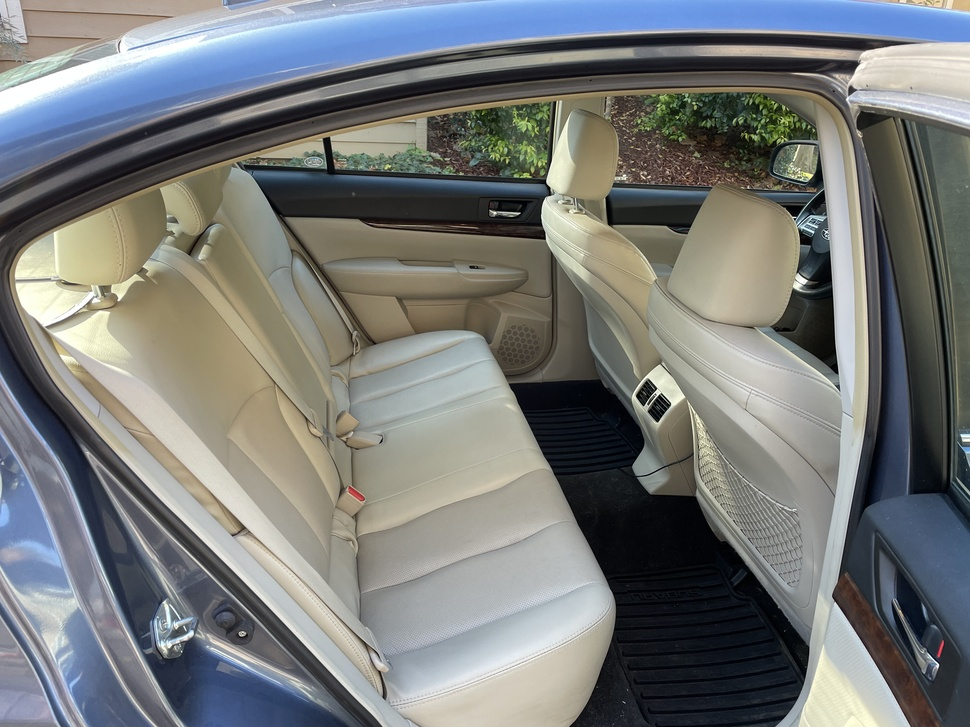
#> input picture data/IMG_0539.JPG, 970 x 727 px, shrunk from 4032 x 3024 before the run
$ python cluster.py
#> lines starting #> are read from the running program, lines starting #| are printed output that depends on the picture
#%% [Markdown]
### Title
# Color Clustering Image Demo
# Author: Micah Webb
#%%
import cv2
import pandas as pd
import numpy as np
import matplotlib.pyplot as plt

im = cv2.imread("./data/IMG_0539.JPG")
#> im is the input picture: shape (727, 970, 3); mean B, G, R 120.3, 121.3, 118.7

subimage = im #[0:100][0:100] # Use smaller image if debugging

sub_shape = subimage.shape
#> sub_shape = (727, 970, 3)
print(sub_shape)
#| (727, 970, 3)
plt.imshow(im)

#%%

# Reshape to an array with 3 cols
# Then load into dataframe
df = pd.DataFrame(subimage.reshape(-1,3))
#> df = table of 705190 rows and 3 columns
df.columns = ['R', 'G', 'B']

#%%

#Remove Correlations from the data.
from sklearn.decomposition import FactorAnalysis
X = df[['R','G','B']]
#> X = table of 705190 rows and 3 columns

fac = FactorAnalysis(n_components=2,rotation='varimax')
out = fac.fit_transform(X)
#> out = 705190 pairs, first value -2.3 to 3.14, second value -3.11 to 2.28

#New DataFrame with 2 cols
df_out = pd.DataFrame(out)
#> df_out = table of 705190 rows and 2 columns
df_out.columns = ['f1', 'f2']
df_out.plot(kind='hexbin',x='f1', y='f2', bins='log')
#%%

# Clustering Data
from sklearn.cluster import DBSCAN, OPTICS, AgglomerativeClustering, MiniBatchKMeans
import numpy as np

X_out = df_out[['f1','f2']].values
#> X_out has the same summary as out
print('clustering')
#clust = AgglomerativeClustering(n_clusters=2)
clust = MiniBatchKMeans(n_clusters=3)
#clust = OPTICS(min_samples=50, min_cluster_size=0.05, cluster_method='dbscan', eps=0.5, n_jobs=-1)
clust.fit(X_out)

#clust = DBSCAN(eps=0.5, min_samples=10).fit(X_out)
print('finished')
print(clust.labels_)

df_out['Labels'] = clust.labels_
#%%
import seaborn as sns
cmap = sns.color_palette("hls",3)

sns.scatterplot(data=df_out.sample(n=500), x='f1', y='f2', hue='Labels',palette=cmap)
plt.show()
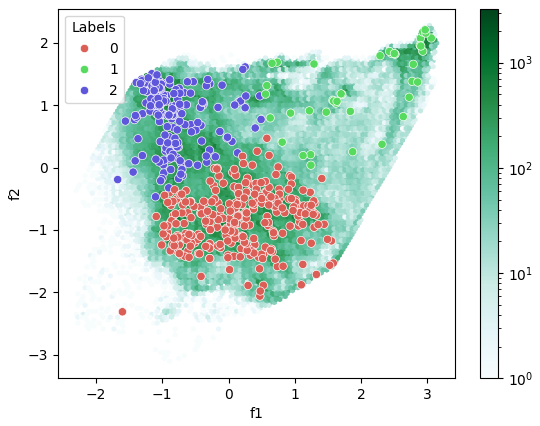
#> figure drawn by matplotlib, 2 panels
#%%
# Plot the Original vs Clustered Image.
out_image = df_out['Labels'].values.reshape(sub_shape[0],sub_shape[1],1)
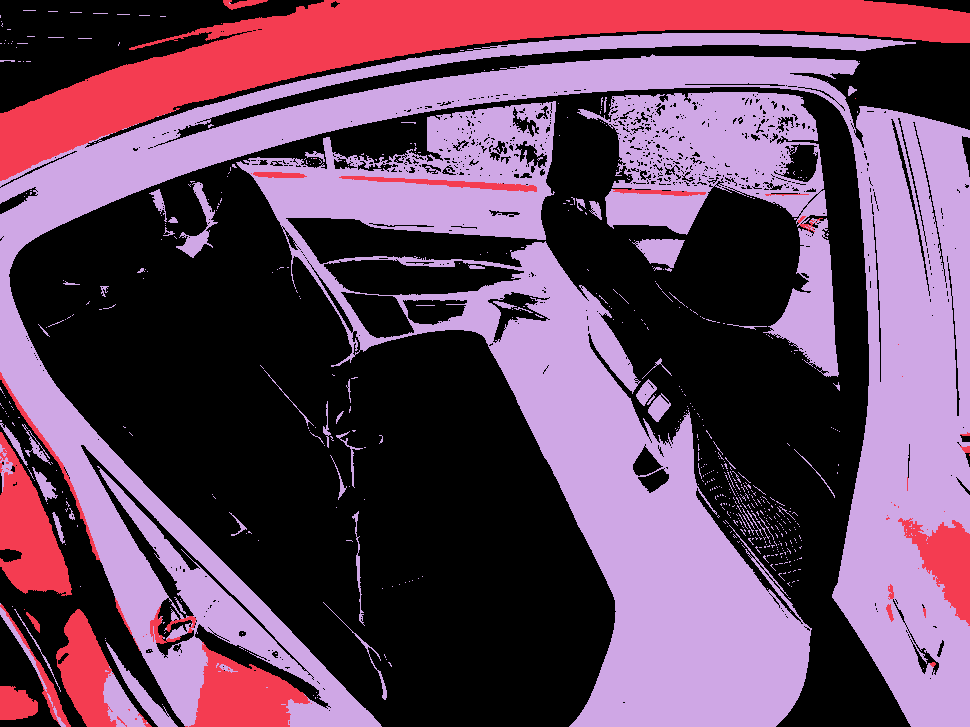
#> out_image: shape (727, 970, 1) int32; 3 distinct labels, from 0 to 2; one colour per label, 0 black
fig, axs = plt.subplots(1,2)

# Plot the Old and new image
axs[0].imshow(im)
axs[1].imshow(out_image)

axs[0].set_title('Original Image')
axs[1].set_title('Clustered Image')

# Remove the Grid Lines
axs[0].xaxis.set_ticks([])
axs[1].xaxis.set_ticks([])
axs[0].yaxis.set_ticks([])
axs[1].yaxis.set_ticks([])

# Tighten the layout
plt.tight_layout()
plt.show()
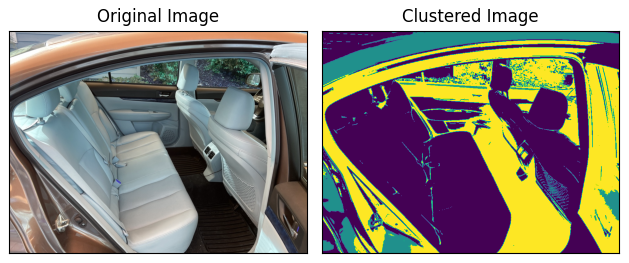
#> figure drawn by matplotlib, 2 panels; B, G, R data is drawn as R, G, B
# %%
